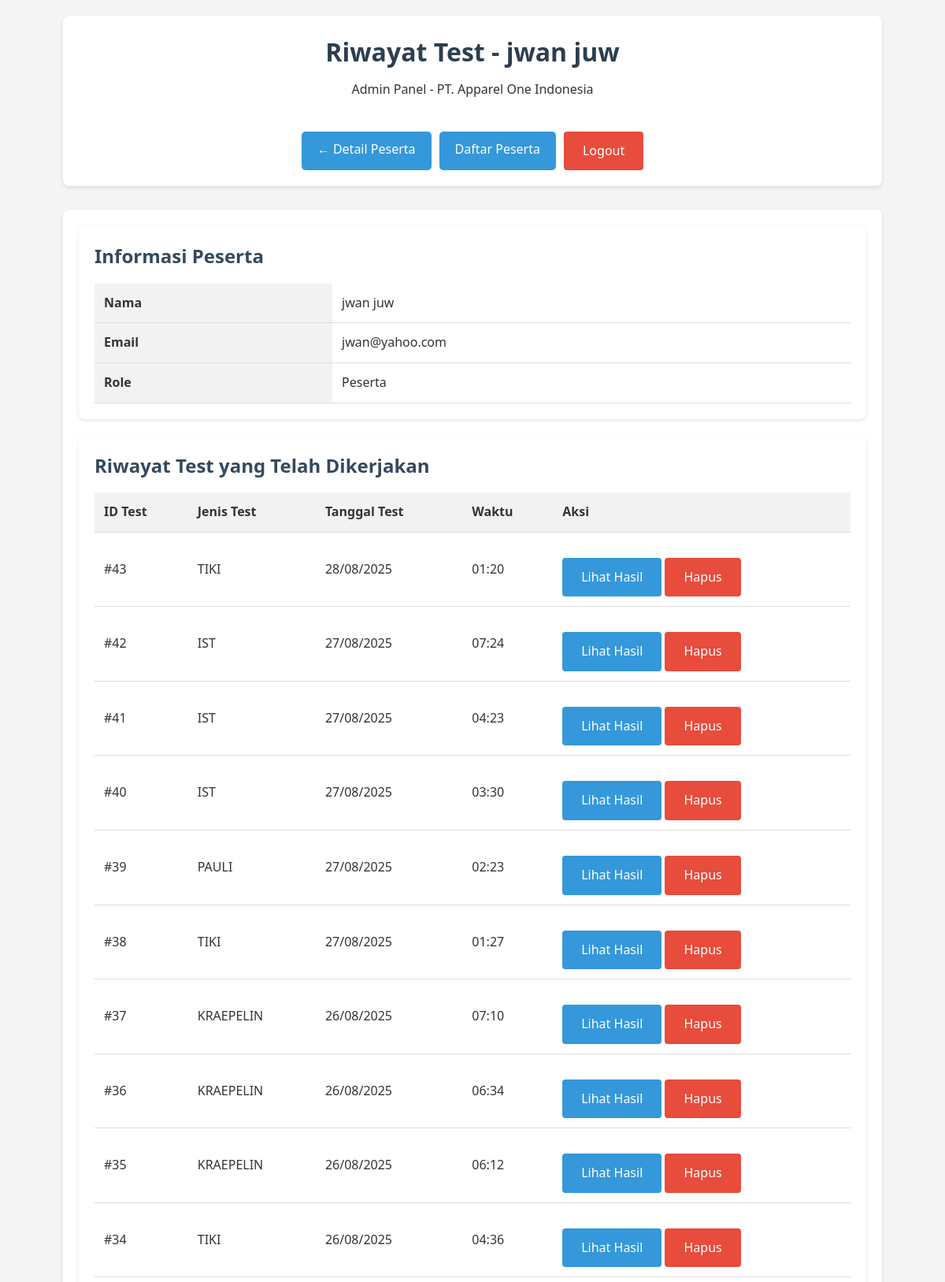
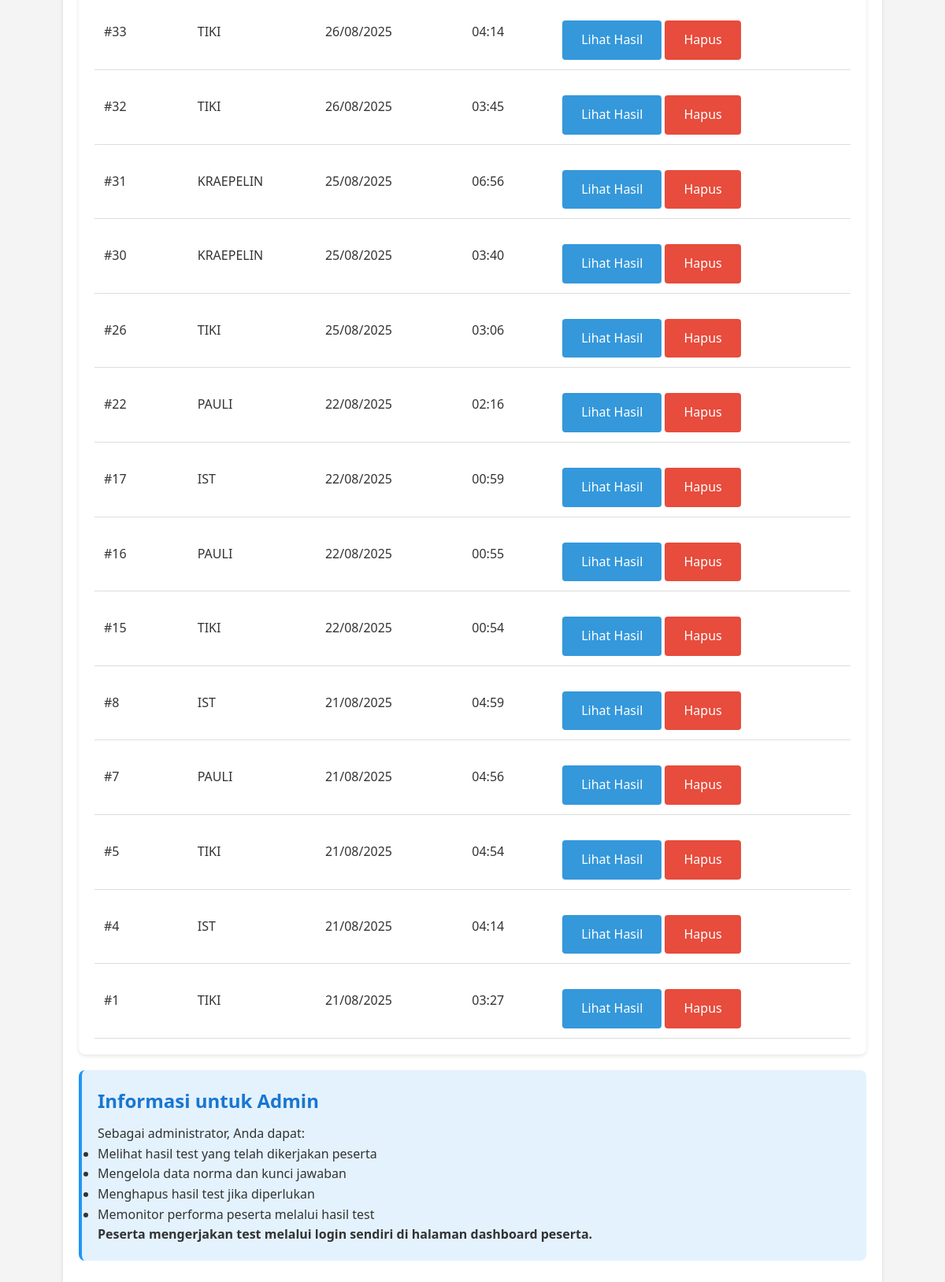
The page /pages/admin/participant_tests.php?id=1 (signed in) on the database its author committed (2 pictures, top to bottom).
### tables this page shows
CREATE TABLE `participants` (
  `id` int(11) NOT NULL,
  `name` varchar(255) NOT NULL,
  `email` varchar(255) NOT NULL,
  `created_at` timestamp NOT NULL DEFAULT current_timestamp(),
  `password` varchar(255) NOT NULL DEFAULT '',
  `role` enum('admin','peserta') DEFAULT 'peserta'
);

CREATE TABLE `test_results` (
  `id` int(11) NOT NULL,
  `participant_id` int(11) NOT NULL,
  `test_type` enum('TIKI','KRAEPELIN','PAULI','IST') NOT NULL,
  `results` text NOT NULL,
  `created_at` timestamp NOT NULL DEFAULT current_timestamp()
);

### pages/admin/participant_tests.php (the view, shortened to what this page needs)
<?php
$participantId = isset($_GET['id']) ? (int)$_GET['id'] : 0;
try {
    $db = getDBConnection();
    $query = "SELECT * FROM participants WHERE id = :id";
    $stmt = $db->prepare($query);
    $stmt->bindParam(":id", $participantId);
    $stmt->execute();
    $participant = $stmt->fetch(PDO::FETCH_ASSOC);
    $testsQuery = "SELECT * FROM test_results WHERE participant_id = :id ORDER BY created_at DESC";
    $testsStmt = $db->prepare($testsQuery);
    $testsStmt->bindParam(":id", $participantId);
    $testsStmt->execute();
    $testHistory = $testsStmt->fetchAll(PDO::FETCH_ASSOC);
} catch (PDOException $e) {
    $error = "Error mengambil data peserta: " . $e->getMessage();
    $participant = [];
    $testHistory = [];
}
?>
<!DOCTYPE html>
<html lang="id">
<head>
    <link rel="stylesheet" href="../../assets/css/style.css">
</head>
<body>
    <div class="container">
        <header>
            <h1>Riwayat Test - <?php echo htmlspecialchars($participant['name']); ?></h1>
            <p>Admin Panel - PT. Apparel One Indonesia</p>
            <div class="user-actions">
                <a href="participant_detail.php?id=<?php echo $participantId; ?>" class="btn-back">← Detail Peserta</a>
                <a href="participants.php" class="btn-back">Daftar Peserta</a>
                <a href="../../logout.php" class="btn-logout">Logout</a>
            </div>
        </header>
        <div class="admin-section">
            <div class="results-section">
                <h2>Informasi Peserta</h2>
                <table class="results-table">
                    <tr>
                        <th>Nama</th>
                        <td><?php echo htmlspecialchars($participant['name']); ?></td>
                    </tr>
                    <tr>
                        <th>Email</th>
                        <td><?php echo htmlspecialchars($participant['email']); ?></td>
                    </tr>
                    <tr>
                        <th>Role</th>
                        <td><?php echo ucfirst($participant['role']); ?></td>
                    </tr>
                </table>
            </div>
            <div class="results-section">
                <h2>Riwayat Test yang Telah Dikerjakan</h2>
                <?php if (count($testHistory) > 0): ?>
                <table class="results-table">
                    <tr>
                        <th>ID Test</th>
                        <th>Jenis Test</th>
                        <th>Tanggal Test</th>
                        <th>Waktu</th>
                        <th>Aksi</th>
                    </tr>
                    <?php foreach ($testHistory as $test): ?>
                    <tr>
                        <td>#<?php echo $test['id']; ?></td>
                        <td><?php echo $test['test_type']; ?></td>
                        <td><?php echo date('d/m/Y', strtotime($test['created_at'])); ?></td>
                        <td><?php echo date('H:i', strtotime($test['created_at'])); ?></td>
                        <td>
                            <a href="../results.php?test=<?php echo strtolower($test['test_type']); ?>&id=<?php echo $test['id']; ?>"
                               class="btn-view" target="_blank">Lihat Hasil</a>
                            <a href="result_delete.php?id=<?php echo $test['id']; ?>"
                               class="btn-logout"
                               onclick="return confirm('Hapus hasil test ini?')">Hapus</a>
                        </td>
                    </tr>
                    <?php endforeach; ?>
                </table>
                <?php endif; ?>
            </div>
            <div class="test-instructions">
                <h2>Informasi untuk Admin</h2>
                <p>Sebagai administrator, Anda dapat:</p>
                <ul>
                    <li>Melihat hasil test yang telah dikerjakan peserta</li>
                    <li>Mengelola data norma dan kunci jawaban</li>
                    <li>Menghapus hasil test jika diperlukan</li>
                    <li>Memonitor performa peserta melalui hasil test</li>
                </ul>
                <p><strong>Peserta mengerjakan test melalui login sendiri di halaman dashboard peserta.</strong></p>
            </div>
        </div>
    </div>
</body>
</html>

### assets/css/style.css (style rules this page uses)
* { margin: 0; padding: 0; box-sizing: border-box; }
body { font-family: 'Segoe UI', Tahoma, Geneva, Verdana, sans-serif; line-height: 1.6; color: #333; background-color: #f4f4f4; }
.container { width: 90%; max-width: 1200px; margin: 0 auto; padding: 20px; }
header { text-align: center; margin-bottom: 30px; padding: 20px; background-color: #fff; border-radius: 8px; box-shadow: 0 2px 5px rgba(0,0,0,0.1); }
h1 { color: #2c3e50; margin-bottom: 10px; }
h2 { color: #34495e; margin-bottom: 15px; }
.btn-submit, .btn-back, .btn-test, .btn-view, .btn-logout { display: inline-block; background-color: #3498db; color: white; padding: 12px 24px; border: none; border-radius: 4px; cursor: pointer; text-decoration: none; font-size: 16px; margin-top: 20px; text-align: center; }
.btn-logout { background-color: #e74c3c; }
.results-section, .chart-section { background-color: #fff; padding: 20px; margin-bottom: 20px; border-radius: 8px; box-shadow: 0 2px 5px rgba(0,0,0,0.1); }
.results-table, .history-table { width: 100%; border-collapse: collapse; margin-top: 15px; }
.results-table th, .results-table td, .history-table th, .history-table td { padding: 12px; text-align: left; border-bottom: 1px solid #ddd; }
.results-table th, .history-table th { background-color: #f2f2f2; font-weight: bold; }
.test-instructions { background-color: #e3f2fd; padding: 15px; border-radius: 8px; margin-bottom: 20px; }
.test-instructions { background-color: #e3f2fd; padding: 20px; border-radius: 8px; margin-bottom: 30px; border-left: 4px solid #2196f3; }
.test-instructions h2 { color: #1976d2; margin-bottom: 10px; }
.admin-section { background-color: #fff; padding: 20px; margin-bottom: 20px; border-radius: 8px; box-shadow: 0 2px 5px rgba(0,0,0,0.1); }
.user-actions { margin-top: 20px; display: flex; gap: 10px; justify-content: center; }
.btn-back { display: inline-block; padding: 10px 20px; background-color: #3498db; color: white; text-decoration: none; border-radius: 5px; }

### rows shown on the page
participants: name "jwan juw", email "jwan@yahoo.com", role "Peserta"
test_results: id "43", test_type "TIKI", created_at "28/08/2025", created_at "01:20"
test_results: id "42", test_type "IST", created_at "27/08/2025", created_at "07:24"
test_results: id "41", test_type "IST", created_at "27/08/2025", created_at "04:23"
test_results: id "40", test_type "IST", created_at "27/08/2025", created_at "03:30"
test_results: id "39", test_type "PAULI", created_at "27/08/2025", created_at "02:23"
test_results: id "38", test_type "TIKI", created_at "27/08/2025", created_at "01:27"
test_results: id "37", test_type "KRAEPELIN", created_at "26/08/2025", created_at "07:10"
test_results: id "36", test_type "KRAEPELIN", created_at "26/08/2025", created_at "06:34"
test_results: id "35", test_type "KRAEPELIN", created_at "26/08/2025", created_at "06:12"
test_results: id "34", test_type "TIKI", created_at "26/08/2025", created_at "04:36"
test_results: id "33", test_type "TIKI", created_at "26/08/2025", created_at "04:14"
test_results: id "32", test_type "TIKI", created_at "26/08/2025", created_at "03:45"
test_results: id "31", test_type "KRAEPELIN", created_at "25/08/2025", created_at "06:56"
test_results: id "30", test_type "KRAEPELIN", created_at "25/08/2025", created_at "03:40"
test_results: id "26", test_type "TIKI", created_at "25/08/2025", created_at "03:06"
test_results: id "22", test_type "PAULI", created_at "22/08/2025", created_at "02:16"
test_results: id "17", test_type "IST", created_at "22/08/2025", created_at "00:59"
test_results: id "16", test_type "PAULI", created_at "22/08/2025", created_at "00:55"
test_results: id "15", test_type "TIKI", created_at "22/08/2025", created_at "00:54"
test_results: id "8", test_type "IST", created_at "21/08/2025", created_at "04:59"
test_results: id "7", test_type "PAULI", created_at "21/08/2025", created_at "04:56"
test_results: id "5", test_type "TIKI", created_at "21/08/2025", created_at "04:54"
test_results: id "4", test_type "IST", created_at "21/08/2025", created_at "04:14"
test_results: id "1", test_type "TIKI", created_at "21/08/2025", created_at "03:27"
